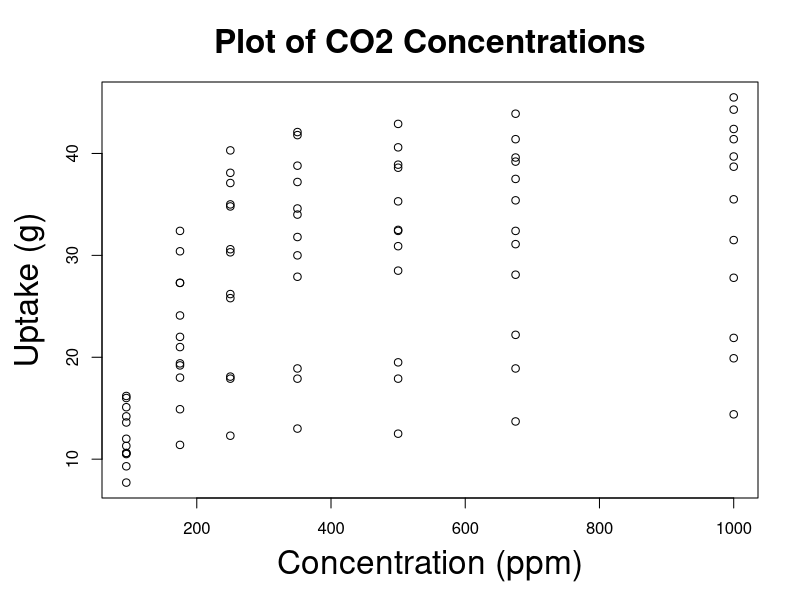
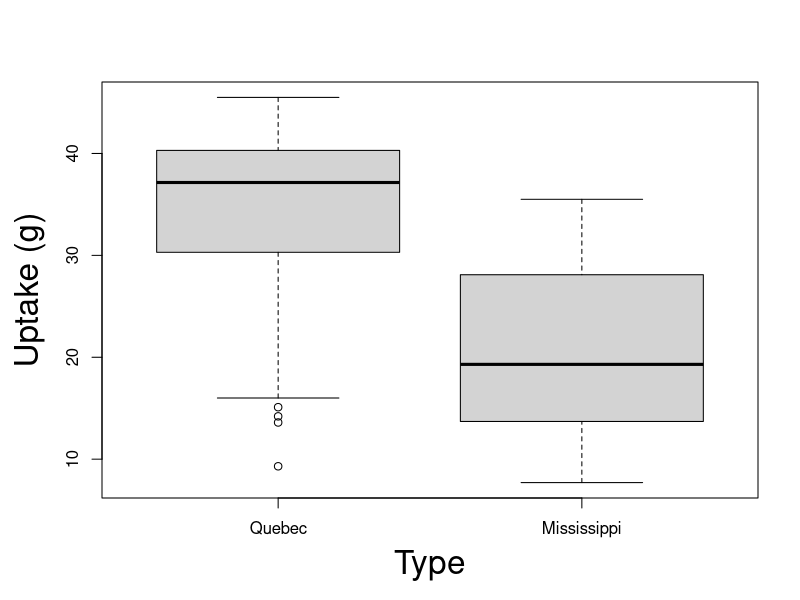

R code for these plots, in order:
## ---- chunk 1
# #Trick to get smaller R code size with out resorting to LaTeX text sizes - this doesn't work if you use code chunks in incremental lists
# def.chunk.hook  <- knitr::knit_hooks$get("chunk")
# knitr::knit_hooks$set(chunk = function(x, options) {
#   x <- def.chunk.hook(x, options)
#   ifelse(options$size != "normalsize", paste0("\n \\", options$size,"\n\n", x, "\n\n \\normalsize"), x)
# })
knitr::opts_chunk$set(echo = TRUE, eval = TRUE, message=TRUE, warning=TRUE, tidy=TRUE)
# knitr::opts_chunk$set(echo = TRUE)

## ---- chunk 2
   myString <- "Hello world" #A string object
   myNumeric <- 12345 #A numeric object
   myLogical <- TRUE #A logical object
## ---- chunk 3
   myCharVec <- c("I like pie","I like cake","I like anything you bake")
   myNumVec <- c(1,2,3,4,5)
   myLogVec <- c(TRUE,TRUE,FALSE,TRUE,FALSE,FALSE)
## ---- chunk 4
   howLong <- c(length(myCharVec), length(myNumVec), length(myLogVec))
   howLong #This executes the `print` command on `howLong`
## ---- chunk 5
myCharVec #Here's what's inside the whole thing
## ---- chunk 6
  myCharVec[1]
## ---- chunk 7
  myCharVec[c(2,3)] 
## ---- chunk 8
  myCharVec[c(TRUE,FALSE,TRUE)] 
## ---- chunk 9
  myCharVec[c(2,3)] <- c('Cats','Dogs')
## ---- chunk 10
  myCharVec[c(TRUE,FALSE,FALSE)] = 'Parakeets'
## ---- chunk 11
  myCharVec #Here's what's inside the whole thing
## ---- chunk 12
  as.numeric(myLogVec)
## ---- chunk 13
  as.character(myNumVec)
## ---- chunk 14
  as.factor(myCharVec) #Default order is alphabetical
## ---- chunk 15
  myDF <- data.frame(stringCol=myCharVec, numCol=myNumVec[c(1:3)], 
    logCol=myLogVec[c(1:3)])
  myDF
## ---- chunk 16
  summary(myDF) #This function summarizes each column
## ---- chunk 17
  myDF[1,2]
## ---- chunk 18
  myDF$numCol #This gets all of the column "numCol"
## ---- chunk 19
  myDF[1,"numCol"]
## ---- chunk 20
  myDF$numCol[1]
## ---- chunk 21
  testDat <- read.csv('test_results.csv') #Path to csv file
  head(testDat) #head shows only the first 6 rows of dataframe
## ---- chunk 22
par(mar=c(5,5,4,2)+0.1)
plot(x = CO2$conc, y = CO2$uptake, 
     xlab = 'Concentration (ppm)', 
     ylab = 'Uptake (g)', 
     main = 'Plot of CO2 Concentrations', 
     cex.lab = 2, cex.main=2)
## ---- chunk 23
par(mar=c(5,5,4,2)+0.1)
boxplot(CO2$uptake ~ CO2$Type, 
        xlab='Type',
        ylab='Uptake (g)',
        cex.lab = 2)
## ---- chunk 24
  myNumVec <- c(1,2,3,4,5)
  meanVec <- mean(myNumVec) #Arithmetic mean (average)
  sdVec <- sd(myNumVec) #Standard deviation (sqrt(variance))
  meanSdVec <- c(meanVec,sdVec) #Joins mean and SD into a vector
  meanSdVec
## ---- chunk 25
   myFun <- function(input){ #Takes a vector of numbers
     A <- mean(input) #Take the mean of INPUT
     B <- sd(input) #Take the SD of INPUT
     C <- c(A,B) #Join A and B into a vector C
     return(C) #Return (output) C, then end the function
   }
   myFun(myNumVec) #Same as previous slide
## ---- chunk 26
#Split up uptake by Type and Treatment, 
#   then take the mean
tapply(CO2$uptake, list(CO2$Type,
                CO2$Treatment), mean)
## ---- chunk 27
#Runs command inside the name space of the 
#   CO2 object
with(CO2,
 tapply(uptake, list(Type, Treatment), sd)
)
## ---- chunk 28
myFun2 <- function(x){
  xClass <- class(x) #What class is x? (Numeric, character, boolean)
  
  if(xClass=='character'){ #== means "are these things equal"?
    return('This is a string') #If x is a character, returns a message
  } else {
    return(mean(x)) #If x isn't a character, returns the mean of x
  }
}
myFun2(myCharVec)
myFun2(myNumVec)

## ---- chunk 29
classVec <- rep(0,10) #Storage vector of zeros, 10 long
classVec[c(1,2)] <- 1 #Set first two slots to 1

#Each time the loop repeats, i will take on values 3 to 10
for(i in 3:length(classVec)){
  
  #ith slot of classVec becomes the sum of the previous two slots
  classVec[i] <- classVec[i-1] + classVec[i-2]
}
classVec #First 10 numbers in the Fibbonaci sequence
